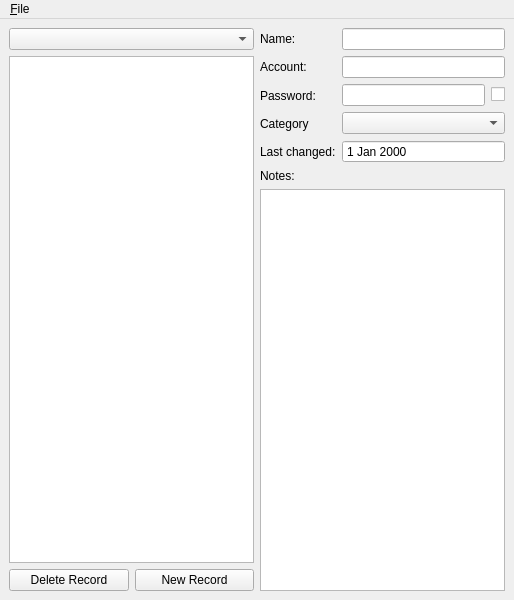
<ui version="4.0" >
 <class>MainWindow</class>
 <widget class="QMainWindow" name="MainWindow" >
  <property name="geometry" >
   <rect>
    <x>0</x>
    <y>0</y>
    <width>514</width>
    <height>600</height>
   </rect>
  </property>
  <property name="windowTitle" >
   <string>Keyring Editor</string>
  </property>
  <widget class="QWidget" name="centralwidget" >
   <property name="geometry" >
    <rect>
     <x>0</x>
     <y>24</y>
     <width>514</width>
     <height>576</height>
    </rect>
   </property>
   <layout class="QGridLayout" name="gridLayout" >
    <item rowspan="2" row="0" column="0" >
     <layout class="QVBoxLayout" name="verticalLayout" >
      <item>
       <widget class="QComboBox" name="fCategoryFilter" />
      </item>
      <item>
       <widget class="QListView" name="fAccountList" >
        <property name="editTriggers" >
         <set>QAbstractItemView::NoEditTriggers</set>
        </property>
        <property name="showDropIndicator" stdset="0" >
         <bool>false</bool>
        </property>
        <property name="alternatingRowColors" >
         <bool>true</bool>
        </property>
        <property name="selectionMode" >
         <enum>QAbstractItemView::SingleSelection</enum>
        </property>
        <property name="selectionBehavior" >
         <enum>QAbstractItemView::SelectRows</enum>
        </property>
        <property name="selectionRectVisible" >
         <bool>true</bool>
        </property>
       </widget>
      </item>
      <item>
       <layout class="QHBoxLayout" name="horizontalLayout" >
        <item>
         <widget class="QPushButton" name="fDeleteButton" >
          <property name="text" >
           <string>Delete Record</string>
          </property>
         </widget>
        </item>
        <item>
         <widget class="QPushButton" name="fNewButton" >
          <property name="text" >
           <string>New Record</string>
          </property>
         </widget>
        </item>
       </layout>
      </item>
     </layout>
    </item>
    <item row="0" column="1" >
     <layout class="QHBoxLayout" >
      <property name="spacing" >
       <number>6</number>
      </property>
      <property name="margin" >
       <number>0</number>
      </property>
      <item>
       <layout class="QVBoxLayout" >
        <property name="spacing" >
         <number>6</number>
        </property>
        <property name="margin" >
         <number>0</number>
        </property>
        <item>
         <widget class="QLabel" name="label" >
          <property name="text" >
           <string>Name:</string>
          </property>
          <property name="buddy" >
           <cstring>fNameEdit</cstring>
          </property>
         </widget>
        </item>
        <item>
         <widget class="QLabel" name="label_2" >
          <property name="text" >
           <string>Account:</string>
          </property>
          <property name="buddy" >
           <cstring>fAccountEdit</cstring>
          </property>
         </widget>
        </item>
        <item>
         <widget class="QLabel" name="label_3" >
          <property name="text" >
           <string>Password:</string>
          </property>
          <property name="buddy" >
           <cstring>fPasswordEdit</cstring>
          </property>
         </widget>
        </item>
        <item>
         <widget class="QLabel" name="label_6" >
          <property name="text" >
           <string>Category</string>
          </property>
         </widget>
        </item>
        <item>
         <widget class="QLabel" name="label_4" >
          <property name="text" >
           <string>Last changed:</string>
          </property>
         </widget>
        </item>
       </layout>
      </item>
      <item>
       <layout class="QVBoxLayout" >
        <property name="spacing" >
         <number>6</number>
        </property>
        <property name="margin" >
         <number>0</number>
        </property>
        <item>
         <widget class="QLineEdit" name="fNameEdit" />
        </item>
        <item>
         <widget class="QLineEdit" name="fAccountEdit" />
        </item>
        <item>
         <layout class="QHBoxLayout" >
          <property name="spacing" >
           <number>6</number>
          </property>
          <property name="margin" >
           <number>0</number>
          </property>
          <item>
           <widget class="QLineEdit" name="fPasswordEdit" >
            <property name="echoMode" >
             <enum>QLineEdit::Password</enum>
            </property>
           </widget>
          </item>
          <item>
           <widget class="QCheckBox" name="fPasswordBox" >
            <property name="toolTip" >
             <string>&lt;html>&lt;head>&lt;meta name="qrichtext" content="1" />&lt;style type="text/css">
p, li { white-space: pre-wrap; }
&lt;/style>&lt;/head>&lt;body style=" font-family:'Sans Serif'; font-size:9pt; font-weight:400; font-style:normal; text-decoration:none;">
&lt;p style=" margin-top:0px; margin-bottom:0px; margin-left:0px; margin-right:0px; -qt-block-indent:0; text-indent:0px;">Show or hide password.&lt;/p>&lt;/body>&lt;/html></string>
            </property>
            <property name="whatsThis" >
             <string>&lt;html>&lt;head>&lt;meta name="qrichtext" content="1" />&lt;style type="text/css">
p, li { white-space: pre-wrap; }
&lt;/style>&lt;/head>&lt;body style=" font-family:'Sans Serif'; font-size:9pt; font-weight:400; font-style:normal; text-decoration:none;">
&lt;p style=" margin-top:0px; margin-bottom:0px; margin-left:0px; margin-right:0px; -qt-block-indent:0; text-indent:0px;">Show or hide password&lt;/p>&lt;/body>&lt;/html></string>
            </property>
            <property name="text" >
             <string/>
            </property>
           </widget>
          </item>
         </layout>
        </item>
        <item>
         <widget class="QComboBox" name="fCategoryEdit" />
        </item>
        <item>
         <widget class="QDateEdit" name="fDateEdit" >
          <property name="buttonSymbols" >
           <enum>QAbstractSpinBox::NoButtons</enum>
          </property>
         </widget>
        </item>
       </layout>
      </item>
     </layout>
    </item>
    <item row="1" column="1" >
     <layout class="QVBoxLayout" >
      <item>
       <widget class="QLabel" name="label_5" >
        <property name="text" >
         <string>Notes:</string>
        </property>
       </widget>
      </item>
      <item>
       <widget class="QPlainTextEdit" name="fNotesEdit" />
      </item>
     </layout>
    </item>
   </layout>
  </widget>
  <widget class="QMenuBar" name="menubar" >
   <property name="geometry" >
    <rect>
     <x>0</x>
     <y>0</y>
     <width>514</width>
     <height>24</height>
    </rect>
   </property>
   <widget class="QMenu" name="menu_File" >
    <property name="title" >
     <string>&amp;File</string>
    </property>
    <addaction name="actionNew" />
    <addaction name="actionOpen" />
    <addaction name="separator" />
    <addaction name="actionExit" />
   </widget>
   <addaction name="menu_File" />
  </widget>
  <action name="actionNew" >
   <property name="text" >
    <string>&amp;New</string>
   </property>
  </action>
  <action name="actionOpen" >
   <property name="text" >
    <string>&amp;Open</string>
   </property>
  </action>
  <action name="actionExit" >
   <property name="text" >
    <string>&amp;Exit</string>
   </property>
   <property name="toolTip" >
    <string>Saves the current open database and closes the application.</string>
   </property>
  </action>
 </widget>
 <resources/>
 <connections/>
</ui>
